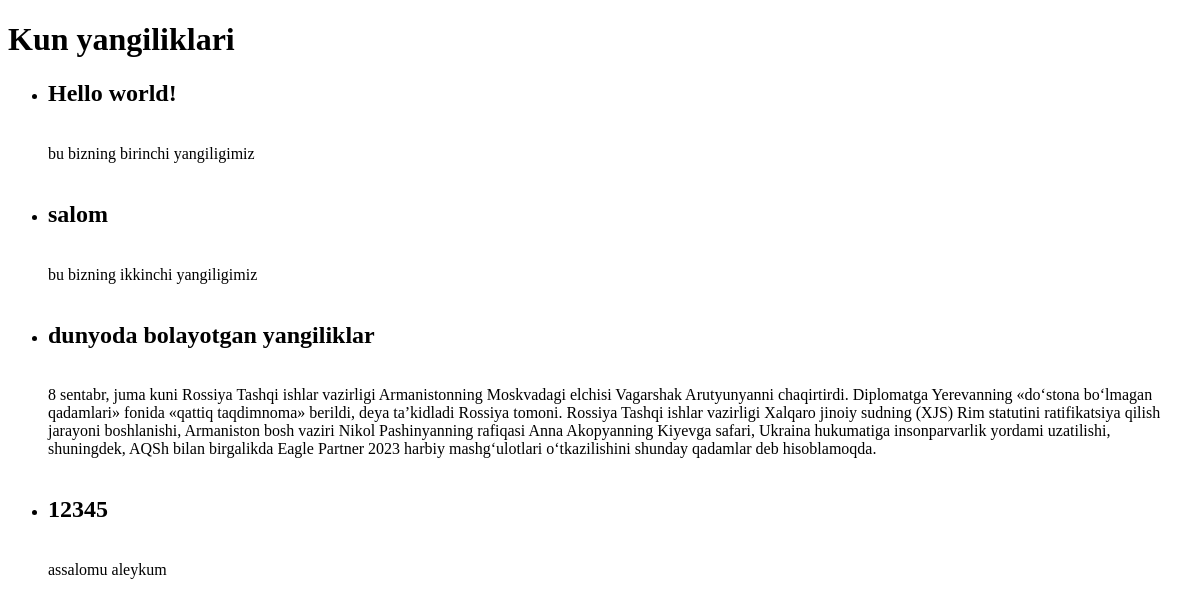
Before: / with the older database file.
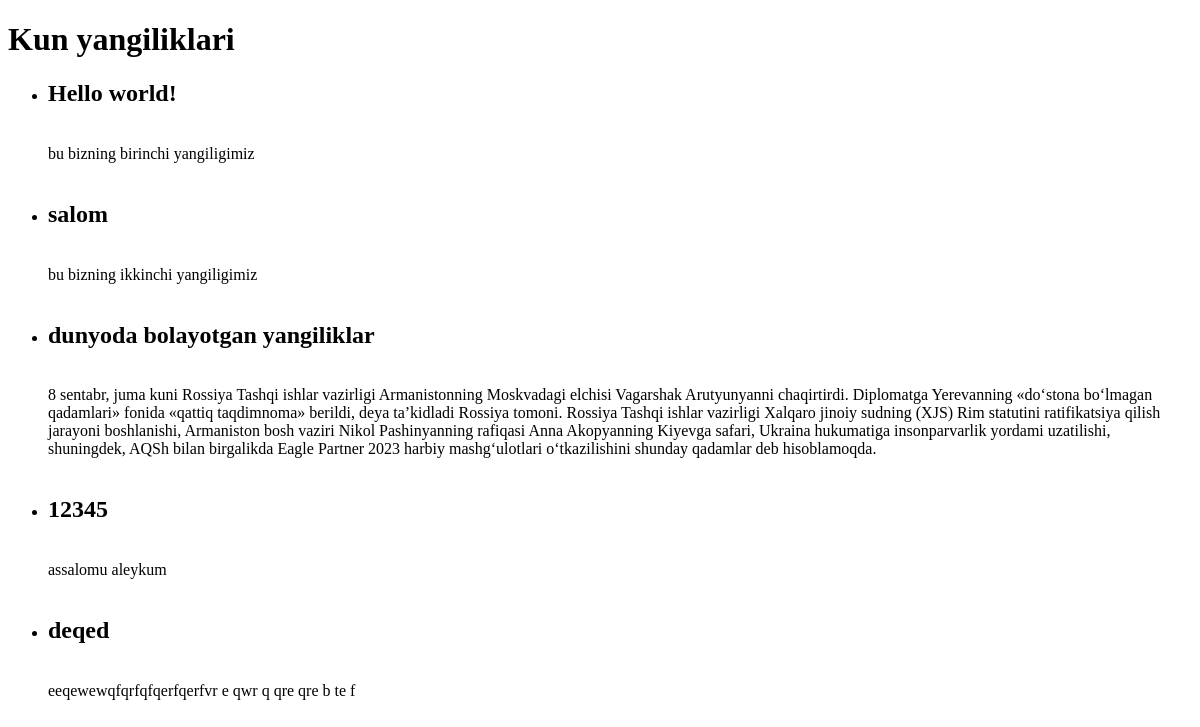
After: the same page with the newer database file.
### news/models.py (models this page shows, shortened)
class Post(models.Model):
    title = models.CharField(max_length=150)
    text = models.TextField()

### news/views.py (the view)
# urls.py: path('',HomePageView.as_view(),name='home'),
class HomePageView(ListView):
    model = Post
    template_name = "home.html"

### templates/home.html (shortened to what this page needs)
<!DOCTYPE html>
<html lang="en">
<head>
</head>
<body>
    <h1>Kun yangiliklari</h1>
    <ul>
        {% for post in object_list %}
            <li><h2>{{ post.title }}</h2></br>{{ post.text}}</li></br>
        {% endfor %}
    </ul>
</body>
</html>

Changed rows visible on the page:
added Post: title "deqed", text "eeqewewqfqrfqfqerfqerfvr e qwr q qre qre b te f"
